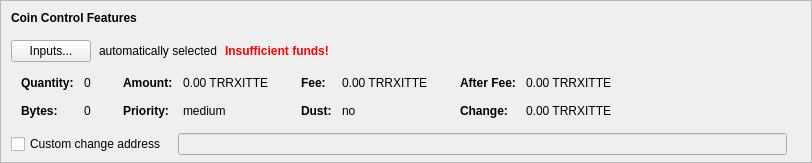
    <widget class="QFrame" name="frameCoinControl">
     <property name="sizePolicy">
      <sizepolicy hsizetype="Expanding" vsizetype="Expanding">
       <horstretch>0</horstretch>
       <verstretch>0</verstretch>
      </sizepolicy>
     </property>
     <property name="maximumSize">
      <size>
       <width>16777215</width>
       <height>16777215</height>
      </size>
     </property>
     <property name="frameShape">
      <enum>QFrame::StyledPanel</enum>
     </property>
     <property name="frameShadow">
      <enum>QFrame::Sunken</enum>
     </property>
     <layout class="QVBoxLayout" name="verticalLayoutCoinControl2">
      <property name="spacing">
       <number>0</number>
      </property>
      <property name="leftMargin">
       <number>0</number>
      </property>
      <property name="topMargin">
       <number>0</number>
      </property>
      <property name="rightMargin">
       <number>0</number>
      </property>
      <property name="bottomMargin">
       <number>6</number>
      </property>
      <item>
       <layout class="QVBoxLayout" name="verticalLayoutCoinControl" stretch="0,0,0,0,1">
        <property name="spacing">
         <number>0</number>
        </property>
        <property name="leftMargin">
         <number>10</number>
        </property>
        <property name="topMargin">
         <number>10</number>
        </property>
        <item>
         <layout class="QHBoxLayout" name="horizontalLayoutCoinControl1">
          <property name="bottomMargin">
           <number>15</number>
          </property>
          <item>
           <widget class="QLabel" name="labelCoinControlFeatures">
            <property name="sizePolicy">
             <sizepolicy hsizetype="Preferred" vsizetype="Maximum">
              <horstretch>0</horstretch>
              <verstretch>0</verstretch>
             </sizepolicy>
            </property>
            <property name="font">
             <font>
              <weight>75</weight>
              <bold>true</bold>
             </font>
            </property>
            <property name="styleSheet">
             <string notr="true">font-weight:bold;</string>
            </property>
            <property name="text">
             <string>Coin Control Features</string>
            </property>
           </widget>
          </item>
         </layout>
        </item>
        <item>
         <layout class="QHBoxLayout" name="horizontalLayoutCoinControl2" stretch="0,0,0,0">
          <property name="spacing">
           <number>8</number>
          </property>
          <property name="bottomMargin">
           <number>10</number>
          </property>
          <item>
           <widget class="QPushButton" name="pushButtonCoinControl">
            <property name="styleSheet">
             <string notr="true"/>
            </property>
            <property name="text">
             <string>Inputs...</string>
            </property>
            <property name="autoDefault">
             <bool>false</bool>
            </property>
           </widget>
          </item>
          <item>
           <widget class="QLabel" name="labelCoinControlAutomaticallySelected">
            <property name="text">
             <string>automatically selected</string>
            </property>
            <property name="margin">
             <number>5</number>
            </property>
           </widget>
          </item>
          <item>
           <widget class="QLabel" name="labelCoinControlInsuffFunds">
            <property name="font">
             <font>
              <weight>75</weight>
              <bold>true</bold>
             </font>
            </property>
            <property name="styleSheet">
             <string notr="true">color:red;font-weight:bold;</string>
            </property>
            <property name="text">
             <string>Insufficient funds!</string>
            </property>
            <property name="margin">
             <number>5</number>
            </property>
           </widget>
          </item>
          <item>
           <spacer name="horizontalSpacerCoinControl">
            <property name="orientation">
             <enum>Qt::Horizontal</enum>
            </property>
            <property name="sizeHint" stdset="0">
             <size>
              <width>40</width>
              <height>1</height>
             </size>
            </property>
           </spacer>
          </item>
         </layout>
        </item>
        <item>
         <widget class="QWidget" name="widgetCoinControl" native="true">
          <property name="sizePolicy">
           <sizepolicy hsizetype="Preferred" vsizetype="Preferred">
            <horstretch>0</horstretch>
            <verstretch>0</verstretch>
           </sizepolicy>
          </property>
          <property name="minimumSize">
           <size>
            <width>0</width>
            <height>0</height>
           </size>
          </property>
          <property name="styleSheet">
           <string notr="true"/>
          </property>
          <layout class="QHBoxLayout" name="horizontalLayoutCoinControl5">
           <property name="leftMargin">
            <number>0</number>
           </property>
           <property name="topMargin">
            <number>0</number>
           </property>
           <property name="rightMargin">
            <number>0</number>
           </property>
           <property name="bottomMargin">
            <number>0</number>
           </property>
           <item>
            <layout class="QHBoxLayout" name="horizontalLayoutCoinControl3" stretch="0,0,0,1">
             <property name="spacing">
              <number>20</number>
             </property>
             <property name="topMargin">
              <number>0</number>
             </property>
             <property name="bottomMargin">
              <number>10</number>
             </property>
             <item>
              <layout class="QFormLayout" name="formLayoutCoinControl1">
               <property name="horizontalSpacing">
                <number>10</number>
               </property>
               <property name="verticalSpacing">
                <number>14</number>
               </property>
               <property name="leftMargin">
                <number>10</number>
               </property>
               <property name="topMargin">
                <number>4</number>
               </property>
               <property name="rightMargin">
                <number>6</number>
               </property>
               <item row="0" column="0">
                <widget class="QLabel" name="labelCoinControlQuantityText">
                 <property name="font">
                  <font>
                   <weight>75</weight>
                   <bold>true</bold>
                  </font>
                 </property>
                 <property name="text">
                  <string>Quantity:</string>
                 </property>
                 <property name="margin">
                  <number>0</number>
                 </property>
                </widget>
               </item>
               <item row="0" column="1">
                <widget class="QLabel" name="labelCoinControlQuantity">
                 <property name="cursor">
                  <cursorShape>IBeamCursor</cursorShape>
                 </property>
                 <property name="contextMenuPolicy">
                  <enum>Qt::ActionsContextMenu</enum>
                 </property>
                 <property name="text">
                  <string notr="true">0</string>
                 </property>
                 <property name="margin">
                  <number>0</number>
                 </property>
                 <property name="textInteractionFlags">
                  <set>Qt::LinksAccessibleByMouse|Qt::TextSelectableByKeyboard|Qt::TextSelectableByMouse</set>
                 </property>
                </widget>
               </item>
               <item row="1" column="0">
                <widget class="QLabel" name="labelCoinControlBytesText">
                 <property name="font">
                  <font>
                   <weight>75</weight>
                   <bold>true</bold>
                  </font>
                 </property>
                 <property name="text">
                  <string>Bytes:</string>
                 </property>
                </widget>
               </item>
               <item row="1" column="1">
                <widget class="QLabel" name="labelCoinControlBytes">
                 <property name="cursor">
                  <cursorShape>IBeamCursor</cursorShape>
                 </property>
                 <property name="contextMenuPolicy">
                  <enum>Qt::ActionsContextMenu</enum>
                 </property>
                 <property name="text">
                  <string notr="true">0</string>
                 </property>
                 <property name="textInteractionFlags">
                  <set>Qt::LinksAccessibleByMouse|Qt::TextSelectableByKeyboard|Qt::TextSelectableByMouse</set>
                 </property>
                </widget>
               </item>
              </layout>
             </item>
             <item>
              <layout class="QFormLayout" name="formLayoutCoinControl2">
               <property name="horizontalSpacing">
                <number>10</number>
               </property>
               <property name="verticalSpacing">
                <number>14</number>
               </property>
               <property name="leftMargin">
                <number>6</number>
               </property>
               <property name="topMargin">
                <number>4</number>
               </property>
               <property name="rightMargin">
                <number>6</number>
               </property>
               <item row="0" column="0">
                <widget class="QLabel" name="labelCoinControlAmountText">
                 <property name="font">
                  <font>
                   <weight>75</weight>
                   <bold>true</bold>
                  </font>
                 </property>
                 <property name="text">
                  <string>Amount:</string>
                 </property>
                 <property name="margin">
                  <number>0</number>
                 </property>
                </widget>
               </item>
               <item row="0" column="1">
                <widget class="QLabel" name="labelCoinControlAmount">
                 <property name="cursor">
                  <cursorShape>IBeamCursor</cursorShape>
                 </property>
                 <property name="contextMenuPolicy">
                  <enum>Qt::ActionsContextMenu</enum>
                 </property>
                 <property name="text">
                  <string notr="true">0.00 TRRXITTE</string>
                 </property>
                 <property name="textInteractionFlags">
                  <set>Qt::LinksAccessibleByMouse|Qt::TextSelectableByKeyboard|Qt::TextSelectableByMouse</set>
                 </property>
                </widget>
               </item>
               <item row="1" column="0">
                <widget class="QLabel" name="labelCoinControlPriorityText">
                 <property name="font">
                  <font>
                   <weight>75</weight>
                   <bold>true</bold>
                  </font>
                 </property>
                 <property name="text">
                  <string>Priority:</string>
                 </property>
                </widget>
               </item>
               <item row="1" column="1">
                <widget class="QLabel" name="labelCoinControlPriority">
                 <property name="cursor">
                  <cursorShape>IBeamCursor</cursorShape>
                 </property>
                 <property name="contextMenuPolicy">
                  <enum>Qt::ActionsContextMenu</enum>
                 </property>
                 <property name="text">
                  <string notr="true">medium</string>
                 </property>
                 <property name="textInteractionFlags">
                  <set>Qt::LinksAccessibleByMouse|Qt::TextSelectableByKeyboard|Qt::TextSelectableByMouse</set>
                 </property>
                </widget>
               </item>
              </layout>
             </item>
             <item>
              <layout class="QFormLayout" name="formLayoutCoinControl3">
               <property name="horizontalSpacing">
                <number>10</number>
               </property>
               <property name="verticalSpacing">
                <number>14</number>
               </property>
               <property name="leftMargin">
                <number>6</number>
               </property>
               <property name="topMargin">
                <number>4</number>
               </property>
               <property name="rightMargin">
                <number>6</number>
               </property>
               <item row="0" column="0">
                <widget class="QLabel" name="labelCoinControlFeeText">
                 <property name="font">
                  <font>
                   <weight>75</weight>
                   <bold>true</bold>
                  </font>
                 </property>
                 <property name="text">
                  <string>Fee:</string>
                 </property>
                 <property name="margin">
                  <number>0</number>
                 </property>
                </widget>
               </item>
               <item row="0" column="1">
                <widget class="QLabel" name="labelCoinControlFee">
                 <property name="cursor">
                  <cursorShape>IBeamCursor</cursorShape>
                 </property>
                 <property name="contextMenuPolicy">
                  <enum>Qt::ActionsContextMenu</enum>
                 </property>
                 <property name="text">
                  <string notr="true">0.00 TRRXITTE</string>
                 </property>
                 <property name="textInteractionFlags">
                  <set>Qt::LinksAccessibleByMouse|Qt::TextSelectableByKeyboard|Qt::TextSelectableByMouse</set>
                 </property>
                </widget>
               </item>
               <item row="1" column="0">
                <widget class="QLabel" name="labelCoinControlLowOutputText">
                 <property name="font">
                  <font>
                   <weight>75</weight>
                   <bold>true</bold>
                  </font>
                 </property>
                 <property name="text">
                  <string>Dust:</string>
                 </property>
                </widget>
               </item>
               <item row="1" column="1">
                <widget class="QLabel" name="labelCoinControlLowOutput">
                 <property name="cursor">
                  <cursorShape>IBeamCursor</cursorShape>
                 </property>
                 <property name="contextMenuPolicy">
                  <enum>Qt::ActionsContextMenu</enum>
                 </property>
                 <property name="text">
                  <string notr="true">no</string>
                 </property>
                 <property name="textInteractionFlags">
                  <set>Qt::LinksAccessibleByMouse|Qt::TextSelectableByKeyboard|Qt::TextSelectableByMouse</set>
                 </property>
                </widget>
               </item>
              </layout>
             </item>
             <item>
              <layout class="QFormLayout" name="formLayoutCoinControl4">
               <property name="horizontalSpacing">
                <number>10</number>
               </property>
               <property name="verticalSpacing">
                <number>14</number>
               </property>
               <property name="leftMargin">
                <number>6</number>
               </property>
               <property name="topMargin">
                <number>4</number>
               </property>
               <property name="rightMargin">
                <number>6</number>
               </property>
               <item row="0" column="0">
                <widget class="QLabel" name="labelCoinControlAfterFeeText">
                 <property name="font">
                  <font>
                   <weight>75</weight>
                   <bold>true</bold>
                  </font>
                 </property>
                 <property name="text">
                  <string>After Fee:</string>
                 </property>
                 <property name="margin">
                  <number>0</number>
                 </property>
                </widget>
               </item>
               <item row="0" column="1">
                <widget class="QLabel" name="labelCoinControlAfterFee">
                 <property name="cursor">
                  <cursorShape>IBeamCursor</cursorShape>
                 </property>
                 <property name="contextMenuPolicy">
                  <enum>Qt::ActionsContextMenu</enum>
                 </property>
                 <property name="text">
                  <string notr="true">0.00 TRRXITTE</string>
                 </property>
                 <property name="textInteractionFlags">
                  <set>Qt::LinksAccessibleByMouse|Qt::TextSelectableByKeyboard|Qt::TextSelectableByMouse</set>
                 </property>
                </widget>
               </item>
               <item row="1" column="0">
                <widget class="QLabel" name="labelCoinControlChangeText">
                 <property name="font">
                  <font>
                   <weight>75</weight>
                   <bold>true</bold>
                  </font>
                 </property>
                 <property name="text">
                  <string>Change:</string>
                 </property>
                </widget>
               </item>
               <item row="1" column="1">
                <widget class="QLabel" name="labelCoinControlChange">
                 <property name="cursor">
                  <cursorShape>IBeamCursor</cursorShape>
                 </property>
                 <property name="contextMenuPolicy">
                  <enum>Qt::ActionsContextMenu</enum>
                 </property>
                 <property name="text">
                  <string notr="true">0.00 TRRXITTE</string>
                 </property>
                 <property name="textInteractionFlags">
                  <set>Qt::LinksAccessibleByMouse|Qt::TextSelectableByKeyboard|Qt::TextSelectableByMouse</set>
                 </property>
                </widget>
               </item>
              </layout>
             </item>
            </layout>
           </item>
          </layout>
         </widget>
        </item>
        <item>
         <layout class="QHBoxLayout" name="horizontalLayoutCoinControl4" stretch="0,0,0">
          <property name="spacing">
           <number>12</number>
          </property>
          <property name="sizeConstraint">
           <enum>QLayout::SetDefaultConstraint</enum>
          </property>
          <property name="topMargin">
           <number>5</number>
          </property>
          <property name="rightMargin">
           <number>5</number>
          </property>
          <item>
           <widget class="QCheckBox" name="checkBoxCoinControlChange">
            <property name="toolTip">
             <string>If this is activated, but the change address is empty or invalid, change will be sent to a newly generated address.</string>
            </property>
            <property name="text">
             <string>Custom change address</string>
            </property>
           </widget>
          </item>
          <item>
           <widget class="QValidatedLineEdit" name="lineEditCoinControlChange">
            <property name="enabled">
             <bool>false</bool>
            </property>
            <property name="sizePolicy">
             <sizepolicy hsizetype="Expanding" vsizetype="Fixed">
              <horstretch>0</horstretch>
              <verstretch>0</verstretch>
             </sizepolicy>
            </property>
           </widget>
          </item>
          <item>
           <widget class="QLabel" name="labelCoinControlChangeLabel">
            <property name="sizePolicy">
             <sizepolicy hsizetype="Preferred" vsizetype="Expanding">
              <horstretch>0</horstretch>
              <verstretch>0</verstretch>
             </sizepolicy>
            </property>
            <property name="minimumSize">
             <size>
              <width>0</width>
              <height>0</height>
             </size>
            </property>
            <property name="text">
             <string/>
            </property>
            <property name="margin">
             <number>3</number>
            </property>
           </widget>
          </item>
         </layout>
        </item>
        <item>
         <spacer name="verticalSpacerCoinControl">
          <property name="orientation">
           <enum>Qt::Vertical</enum>
          </property>
          <property name="sizeHint" stdset="0">
           <size>
            <width>800</width>
            <height>1</height>
           </size>
          </property>
         </spacer>
        </item>
       </layout>
      </item>
     </layout>
    </widget>
